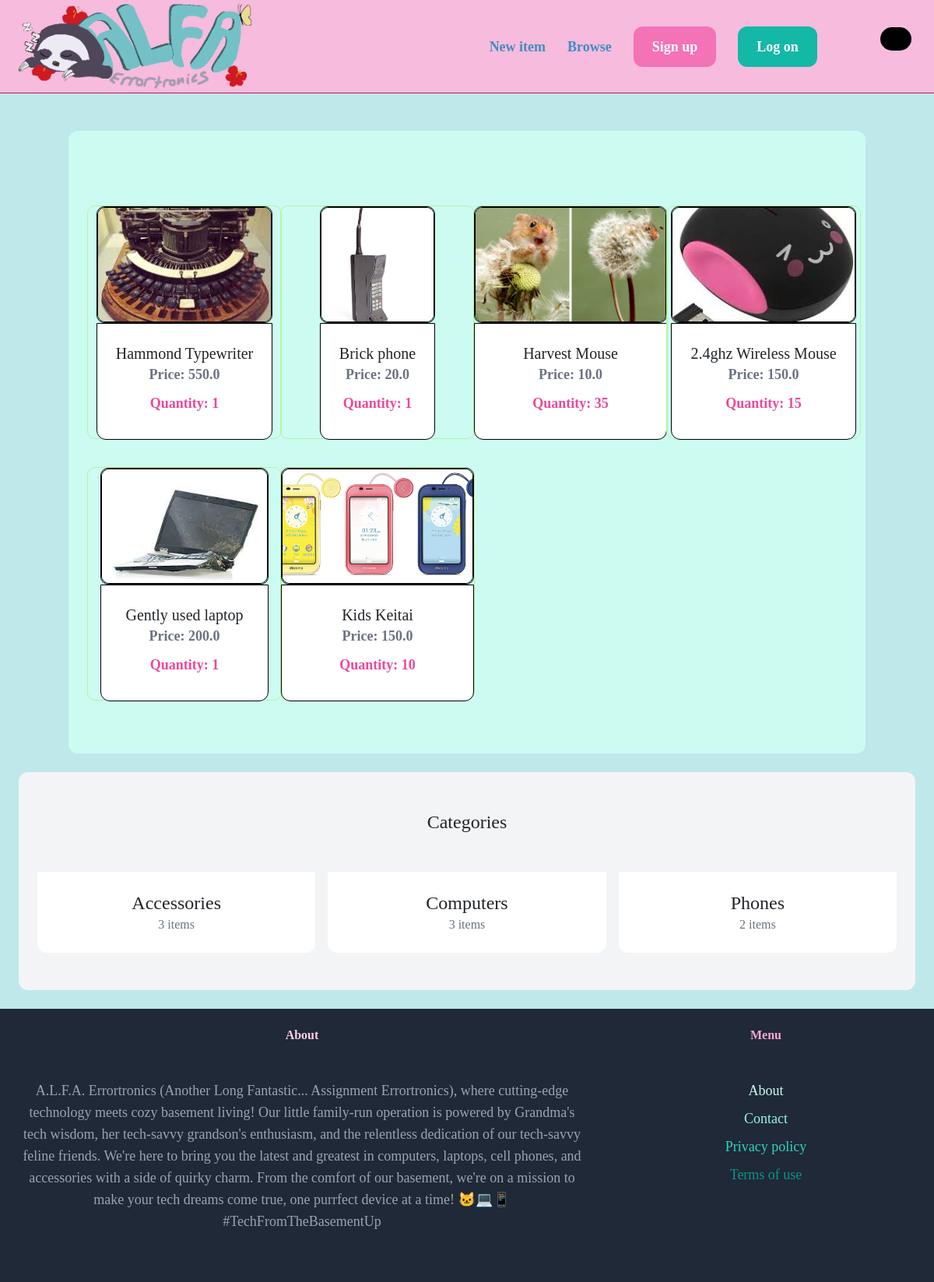
The page / on the database its author committed.
### item/models.py (models this page shows, shortened)
class Item(models.Model):
    category = models.ForeignKey(Category, related_name='items', on_delete=models.CASCADE)
    name = models.CharField(max_length=255)
    description = models.TextField(blank=True, null=True)
    price = models.FloatField()
    quantity = models.IntegerField(default=1)
    image = models.ImageField(upload_to='item_images', blank=True, null=True)
    is_sold = models.BooleanField(default=False)
    created_by = models.ForeignKey(User, related_name='items', on_delete=models.CASCADE)
    created_at = models.DateTimeField(auto_now_add=True)

class Category(models.Model):
    name = models.CharField(max_length=255)
    class Meta:
        ordering = ('name',)
        verbose_name_plural = 'Categories'

### core/views.py (the view)
# urls.py: path('', views.index, name='index'),
def index(request):
    items = Item.objects.filter(is_sold=False)[0:6]
    categories = Category.objects.all()
    products = Item.objects.all()  # Product
    cart = None
    if request.user.is_authenticated:
        cart, created = Cart.objects.get_or_create(user=request.user, completed=False)
    context = {'categories': categories, 'products': products, 'items': items, 'cart': cart}
    return render(request, 'core/index.html', context)

### core/templates/core/index.html (shortened to what this page needs)
{% extends 'core/base.html' %}
{% block content %}
    <div class="mt-6 px-6 py-12 bg-teal-100 rounded-xl container">
        <div class="grid grid-cols-4 gap-3">
            {% for item in items %}
                <div class="productContainer">
                    <a href="{% url 'item:detail' item.id %}">
                        <div class="thumbnail">
                            <img src="{{ item.image.url }}" class="rounded-t-xl thumbnail img">
                        </div>
                        <div class="p-6 bg-white rounded-b-xl action">
                            <h2 class="text-xl">{{ item.name }}</h2>
                            <p class="text-gray-500">Price: {{ item.price }}</p>
                            <p class="text-pink-500">Quantity: {{ item.quantity }}</p>
                        </div>
                    </a>
                </div>
            {% endfor %}
        </div>
    </div>
    <div class="mt-6 px-6 py-12 bg-gray-100 rounded-xl">
        <h2 class="mb-12 text-2xl text-center">Categories</h2>
        <div class="grid grid-cols-3 gap-3">
            {% for category in categories %}
                <div>
                    <a href="#">
                        <div class="p-6 bg-white rounded-b-xl">
                            <h2 class="text-2xl">{{ category.name }}</h2>
                            <p class="text-gray-500">{{ category.items.count }} items</p>
                        </div>
                    </a>
                </div>
            {% endfor %}
        </div>
    </div>
{% endblock %}

### core/templates/core/base.html (shortened to what this page needs)
{% load static %}
<!doctype html>
<html lang="en">
    <head>
        <script src="http://cdn.tailwindcss.com"></script>
        <link href="https://cdn.jsdelivr.net/npm/bootstrap@5.0.2/dist/css/bootstrap.min.css" rel="stylesheet">
        <link rel="stylesheet" href="{% static 'css/all.css' %}">
        <link rel="stylesheet" href="{% static 'css/style.css' %}">
    </head>
    <body>
        <nav class="py-6 px-6 flex justify-between items-center border-b border-pink-700">
            <p><a href="/">
                <img src="/media/item_images/alfatitle2.png" alt="Alfa Title" width="300" height="400">
            </a></p>
            <div class="space-x-6">
                <a href="{% url 'item:new' %}" class="text-lg font-semibold hover:text-teal-700">New item</a>
                <a href="{% url 'item:items' %}" class="text-lg font-semibold hover:text-teal-700">Browse</a>
                {% if request.user.is_authenticated %}
                    <a href="{% url 'conversation:inbox' %}" class="px-6 py-3 text-lg font-semibold bg-pink-400 text-white rounded-xl hover:bg-pink-600">Inbox</a>
                    <a href="{% url 'dashboard:index' %}" class="px-6 py-3 text-lg font-semibold bg-teal-500 text-white rounded-xl hover:bg-teal-700">Dashboard</a>
                    <a href="{% url 'core:logout' %}" class="px-6 py-3 text-lg font-semibold bg-yellow-500 text-white rounded-xl hover:bg-yellow-700">Log out</a>
                {% else %}
                    <a href="{% url 'core:signup' %}" class="px-6 py-3 text-lg font-semibold bg-pink-400 text-white rounded-xl hover:bg-pink-600">Sign up</a>
                    <a href="{% url 'core:login' %}" class="px-6 py-3 text-lg font-semibold bg-teal-500 text-white rounded-xl hover:bg-teal-700">Log on</a>
                {% endif %}
            </div>
            <a href="{% url 'cart:index' %}" style="color:rgb(205, 221, 230); text-decoration:none">
                <div class="cart-container">
                   <div class="cartitems"><p id="num_of_items">{{cart.num_of_items}}</p></div>
                   <i class="px-6 fa-solid fa-cart-shopping hover:text-teal-700"></i>
               </div>
            </a>
        </nav>
        <div class="px-6 py-6">
            {% block content %}
            {% endblock %}
        </div>
        <footer class="py-6 px-6 flex justify-between bg-gray-800">
            <div class="w-2/3 pr-10">
                <h3 class="mb-5 font-semibold text-pink-200">About</h3>
                <p class="mb-10 text-lg text-gray-400"> A.L.F.A. Errortronics (Another Long Fantastic... Assignment Errortronics),
                     where cutting-edge technology meets cozy basement living! Our little family-run operation is powered by Grandma's tech wisdom,
                     her tech-savvy grandson's enthusiasm, and the relentless dedication of our tech-savvy feline friends.
                     We're here to bring you the latest and greatest in computers, laptops, cell phones, and accessories with a side of quirky charm.
                     From the comfort of our basement, we're on a mission to make your tech dreams come true, one purrfect device at a time! 🐱💻📱 #TechFromTheBasementUp</p>
            </div>
            <div class="w-1/3">
                <h3 class="mb-5 font-semibold text-pink-300">Menu</h3>
                <ul class="space-y-2">
                    <li><a href="{% url 'core:about' %}" class="text-lg text-teal-100 hover:text-teal-400">About</a></li>
                    <li><a href="{% url 'core:contact' %}" class="text-lg text-teal-200 hover:text-teal-500">Contact</a></li>
                    <li><a href="{% url 'core:privacy_policy' %}" class="text-lg text-teal-400 hover:text-teal-600">Privacy policy</a></li>
                    <li><a href="{% url 'core:terms_of_use' %}" class="text-lg text-teal-600 hover:text-teal-800">Terms of use</a></li>
                </ul>
            </div>
        </footer>
    </body>
</html>

### static/css/style.css (style rules this page uses)
* { padding: 0px; margin:0px; box-sizing: border-box; font-family: "Comic Sans MS", "Comic Sans", cursive; }
nav { background-color: #f6bbdd; color: rgb(67, 141, 194); width: 100%; height: 120px; padding: 0px 10px 0px 10px; display:flex; align-items: center; justify-content: space-between; }
.cart-container { width: 50px; height: 50px; display: flex; align-items: center; justify-content: center; flex-direction: column; }
.cart-container .cartitems { width: 40px; height: 40px; border-radius: 40px; background-color: black; color: white; display: flex; align-items: center; justify-content: center; }
.cart-container i { font-size: 20px; }
.container { width: 90%; height: auto; padding: 10px 10px 10px 10px; margin: auto; margin-top: 20px; display: flex; align-items: center; justify-content: flex-start; flex-wrap: wrap }
.productContainer { width: 250px; height: 300px; border: 1px solid #b7f3a6; border-radius: 10px; display: flex; align-items: center; justify-content: space-between; flex-direction: column; margin-bottom: 20px; margin-right: 20px; }
.thumbnail { width: 100%; height: 150px; border: 1px solid black; border-radius: 10px; }
.thumbnail img { width: 100%; height: 100%; border-radius: 10px; object-fit: cover; }
.action { width: 100%; height: 150px; border: 1px solid black; display: flex; align-items: center; justify-content: space-between; flex-direction: column; }
.action p { font-size: 18px; margin-bottom: 10px; font-weight: bold; }

### core/templates/core/base.html (style rules this page uses)
body { font-family: "Comic Sans MS", "Comic Sans", cursive; background-color: #bfe8eb; text-align: center; }

### rows shown on the page
Item: image (picture), name "Hammond Typewriter", price "550.0", quantity "1"
Item: image (picture), name "Brick phone", price "20.0", quantity "1"
Item: image (picture), name "Harvest Mouse", price "10.0", quantity "35"
Item: image (picture), name "2.4ghz Wireless Mouse", price "150.0", quantity "15"
Item: image (picture), name "Gently used laptop", price "200.0", quantity "1"
Item: image (picture), name "Kids Keitai", price "150.0", quantity "10"
Category: name "Accessories", items.count "3"
Category: name "Computers", items.count "3"
Category: name "Phones", items.count "2"
